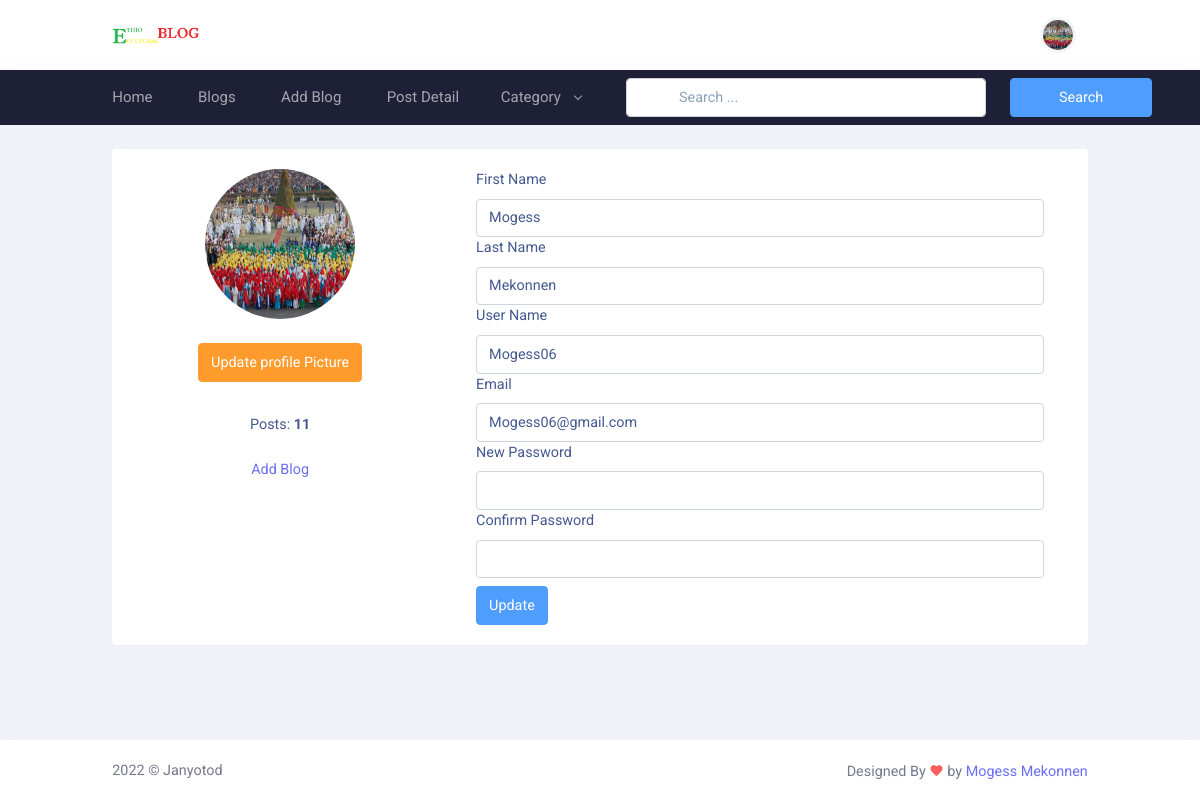
The app's page /profile/ (signed in) with its own data.
### user_profile/models.py (models this page shows, shortened)
class User(AbstractUser):
    email = models.EmailField(
        max_length=150,
        unique=True,
        error_messages={
            "unique": "The email must be unique"
        }
    )
    profile_image = models.ImageField(
        null=True,
        blank=True,
        upload_to="profile_images"
    )
    REQUIRED_FIELDS = ["email"]
    objects = CustomUserManager()
    def get_profile_picture(self):
        url = ""
        try:
            url = self.profile_image.url
        except:
            url = ""
        return url

### user_profile/views.py (the view, shortened to what this page needs)
# urls.py: path('profile/', profile, name='profile'),
@login_required(login_url='login')
def profile(request):
    account  = get_object_or_404(User,pk=request.user.pk)
    form = UserProfileUpdateForm(instance=account)
    context = {
        "account": account,
        "form":form
    }
    return render(request, 'profile.html',context)

### user_profile/forms.py (shortened to what this page needs)
class UserProfileUpdateForm(forms.ModelForm):
    class Meta:
        model = User
        fields = ("first_name", "last_name", "username", "email", )

### blog/context_processors.py (called while the page is built)
def get_all_category(request):
    categories = Category.objects.all()
    context = {
        "Categories": categories
    }
    return context

### templates/profile.html (shortened to what this page needs)
{% extends 'base.html'%}
{% load static %}
{% block content %}
<div class="main-content">
  <div class="page-content">
    <div class="container-fluid">
      <div class="row">
        <div class="col-lg-12">
          <div class="card">
            <div class="card-body">
              <div class="row">
                <div class="col-xl-4">
                  <div class="product-detail">
                    <div class="row">
                      <div class="mt-4 mt-md-0 text-center">
                        <img
                          class="rounded-circle avatar-xl"
                          src="{{request.user.get_profile_picture}}"
                          alt="Profile"
                        />
                        <div class="mt-3">
                          <div class="my-4 text-center">
                            <button
                              type="button"
                              class="btn btn-warning waves-effect waves-light"
                              data-bs-toggle="modal"
                              data-bs-target=".bs-example-modal-center"
                            >
                              Update profile Picture
                            </button>
                          </div>
                        </div>
                        <div class="mt-3">
                          <div class="py-2">
                            <span
                              >Posts:
                              <strong
                                >{{account.user_blogs.count}}</strong
                              ></span
                            >
                          </div>
                        </div>
                        <div class="list-item text-center">
                          <div class="list-item my-3">
                            <a
                              class="text-decoration-none"
                              href="{% url 'add_blog' %}"
                              >Add Blog</a
                            >
                          </div>
                        </div>
                      </div>
                    </div>
                  </div>
                </div>
                <div class="col-xl-8">
                  <form action="{%url 'profile'%}" class="px-4" method="POST">
                    <div class="form-group">
                      <label for="firstname">First Name </label>
                      <input
                        type="text"
                        class="form-control"
                        name="first_name"
                        value="{{account.first_name}}"
                      />
                    </div>
                    <div class="form-group">
                      <label for="lasstname">Last Name </label>
                      <input
                        type="text"
                        class="form-control"
                        name="last_name"
                        value="{{account.last_name}}"
                      />
                    </div>
                    <div class="form-group">
                      <label for="username">User Name </label>
                      <input
                        type="text"
                        class="form-control"
                        name="username"
                        value="{{account.username}}"
                      />
                    </div>
                    <div class="form-group">
                      <label for="email">Email </label>
                      <input
                        type="email"
                        class="form-control"
                        value="{{account.email}}"
                        name="email"
                      />
                    </div>
                    <div class="form-group">
                      <label for="new_password">New Password </label>
                      <input
                        type="password"
                        class="form-control"
                        name="new_password"
                      />
                    </div>
                    <div class="form-group">
                      <label for="confirm_password">Confirm Password </label>
                      <input
                        type="password"
                        class="form-control"
                        name="confirm_password"
                      />
                    </div>
                    <div class="form-group mt-2">
                      <button class="btn btn-info">Update</button>
                    </div>
                  </form>
                </div>
              </div>
            </div>
          </div>
        </div>
      </div>
      {% endblock content %}

### templates/header.html (shortened to what this page needs)
{% load static %}
<header id="page-topbar" style="background-color: #fa03d3e">
  <div class="navbar-header">
    <div class="d-flex">
      <div class="navbar-brand-box">
        <a href="{% url 'home' %}" class="logo logo-dark">
          <span class="logo-lg">
            <img
              src="{% static '/images/logo-dark2.png'%}"
              alt="logo-dark"
              height="22"
            />
          </span>
        </a>
      </div>
      <div class="topnav">
        <div class="container-fluid">
          <nav class="navbar navbar-light navbar-expand-lg topnav-menu">
            <div class="collapse navbar-collapse" id="topnav-menu-content">
              <ul class="navbar-nav">
                <li class="nav-item dropdown">
                  <a
                    class="nav-link dropdown-toggle arrow-none"
                    href="{% url 'home' %}"
                    id="topnav-uielement"
                    role="button"
                  >
                    Home
                  </a>
                </li>
                <li class="nav-item dropdown">
                  <a
                    class="nav-link dropdown-toggle arrow-none"
                    href="{% url 'blogs' %}"
                    id="topnav-apps"
                    role="button"
                  >
                     Blogs
                  </a>
                </li>
                <li class="nav-item dropdown">
                  <a
                    class="nav-link dropdown-toggle arrow-none"
                    href="{% url 'add_blog' %}"
                    id="topnav-apps"
                    role="button"
                  >
                     Add Blog
                  </a>
                </li>
                <li class="nav-item dropdown">
                  <a
                    class="nav-link dropdown-toggle arrow-none"
                    href="{% url 'post_detail' %}"
                    id="topnav-apps"
                    role="button"
                  >
                     Post Detail
                  </a>
                </li>
                <li class="nav-item dropdown">
                  <a
                    class="nav-link dropdown-toggle arrow-none"
                    href="#"
                    id="topnav-apps"
                    role="button"
                  >
                    Category
                    <div class="arrow-down"></div>
                  </a>
                </li>
              </ul>
              <form
                action="{% url 'search_blogs' %}"
                method="GET"
                class="form-inline d-flex-nowrap m-auto my-2 search-form"
              >
                <div class="row">
                  <div class="col-sm-10">
                    <input
                      type="text"
                      class="form-control px-5"
                      name="search"
                      placeholder=" Search ... "
                    />
                  </div>
                  <div class="col-sm-2">
                    <button type="submit" class="btn btn-info px-5">
                      Search
                    </button>
                  </div>
                </div>
              </form>
            </div>
          </nav>
        </div>
      </div>
    </div>
    <div class="d-flex">
      {% if request.user.is_authenticated %}
      <div class="dropdown d-inline-block user-dropdown">
        <button
          type="button"
          class="btn header-item waves-effect"
          id="page-header-user-dropdown"
          data-bs-toggle="dropdown"
          aria-haspopup="true"
          aria-expanded="false"
        >
          <img
            class="rounded-circle header-profile-user"
            src="{{request.user.get_profile_picture}}"
            alt="Picture"
          />
        </button>
          {% endif %}
      </div>
    </div>
  </div>
</header>

### assets/css/main.css (style rules this page uses)
.avatar-xl { max-width: 100%; width: 150px; height: 150px; }

### records on screen
User: user.get_profile_picture (picture), user_blogs.count "11", first_name "Mogess", last_name "Mekonnen", username "Mogess06", email "Mogess06@gmail.com"
